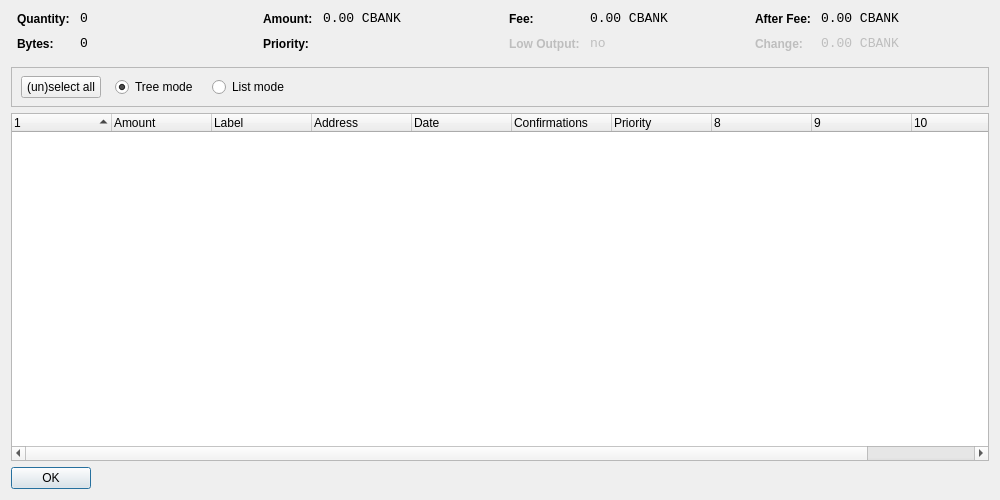
<?xml version="1.0" encoding="UTF-8"?>
<ui version="4.0">
 <class>CoinControlDialog</class>
 <widget class="QDialog" name="CoinControlDialog">
  <property name="geometry">
   <rect>
    <x>0</x>
    <y>0</y>
    <width>1000</width>
    <height>500</height>
   </rect>
  </property>
  <property name="windowTitle">
   <string>Coin Control</string>
  </property>
  <layout class="QVBoxLayout" name="verticalLayout">
   <item>
    <layout class="QHBoxLayout" name="horizontalLayoutTop" stretch="0,0,0,0">
     <property name="topMargin">
      <number>0</number>
     </property>
     <property name="bottomMargin">
      <number>10</number>
     </property>
     <item>
      <layout class="QFormLayout" name="formLayoutCoinControl1">
       <property name="horizontalSpacing">
        <number>10</number>
       </property>
       <property name="verticalSpacing">
        <number>10</number>
       </property>
       <property name="leftMargin">
        <number>6</number>
       </property>
       <property name="rightMargin">
        <number>6</number>
       </property>
       <item row="0" column="0">
        <widget class="QLabel" name="labelCoinControlQuantityText">
         <property name="styleSheet">
          <string notr="true">font-weight:bold;</string>
         </property>
         <property name="text">
          <string>Quantity:</string>
         </property>
        </widget>
       </item>
       <item row="0" column="1">
        <widget class="QLabel" name="labelCoinControlQuantity">
         <property name="font">
          <font>
           <family>Monospace</family>
           <pointsize>10</pointsize>
          </font>
         </property>
         <property name="cursor">
          <cursorShape>IBeamCursor</cursorShape>
         </property>
         <property name="contextMenuPolicy">
          <enum>Qt::ActionsContextMenu</enum>
         </property>
         <property name="text">
          <string notr="true">0</string>
         </property>
         <property name="textInteractionFlags">
          <set>Qt::LinksAccessibleByMouse|Qt::TextSelectableByKeyboard|Qt::TextSelectableByMouse</set>
         </property>
        </widget>
       </item>
       <item row="1" column="0">
        <widget class="QLabel" name="labelCoinControlBytesText">
         <property name="styleSheet">
          <string notr="true">font-weight:bold;</string>
         </property>
         <property name="text">
          <string>Bytes:</string>
         </property>
        </widget>
       </item>
       <item row="1" column="1">
        <widget class="QLabel" name="labelCoinControlBytes">
         <property name="font">
          <font>
           <family>Monospace</family>
           <pointsize>10</pointsize>
          </font>
         </property>
         <property name="cursor">
          <cursorShape>IBeamCursor</cursorShape>
         </property>
         <property name="contextMenuPolicy">
          <enum>Qt::ActionsContextMenu</enum>
         </property>
         <property name="text">
          <string notr="true">0</string>
         </property>
         <property name="textInteractionFlags">
          <set>Qt::LinksAccessibleByMouse|Qt::TextSelectableByKeyboard|Qt::TextSelectableByMouse</set>
         </property>
        </widget>
       </item>
      </layout>
     </item>
     <item>
      <layout class="QFormLayout" name="formLayoutCoinControl2">
       <property name="horizontalSpacing">
        <number>10</number>
       </property>
       <property name="verticalSpacing">
        <number>10</number>
       </property>
       <property name="leftMargin">
        <number>6</number>
       </property>
       <property name="rightMargin">
        <number>6</number>
       </property>
       <item row="0" column="0">
        <widget class="QLabel" name="labelCoinControlAmountText">
         <property name="styleSheet">
          <string notr="true">font-weight:bold;</string>
         </property>
         <property name="text">
          <string>Amount:</string>
         </property>
        </widget>
       </item>
       <item row="0" column="1">
        <widget class="QLabel" name="labelCoinControlAmount">
         <property name="font">
          <font>
           <family>Monospace</family>
           <pointsize>10</pointsize>
          </font>
         </property>
         <property name="cursor">
          <cursorShape>IBeamCursor</cursorShape>
         </property>
         <property name="contextMenuPolicy">
          <enum>Qt::ActionsContextMenu</enum>
         </property>
         <property name="text">
          <string notr="true">0.00 CBANK</string>
         </property>
         <property name="textInteractionFlags">
          <set>Qt::LinksAccessibleByMouse|Qt::TextSelectableByKeyboard|Qt::TextSelectableByMouse</set>
         </property>
        </widget>
       </item>
       <item row="1" column="0">
        <widget class="QLabel" name="labelCoinControlPriorityText">
         <property name="styleSheet">
          <string notr="true">font-weight:bold;</string>
         </property>
         <property name="text">
          <string>Priority:</string>
         </property>
        </widget>
       </item>
       <item row="1" column="1">
        <widget class="QLabel" name="labelCoinControlPriority">
         <property name="font">
          <font>
           <family>Monospace</family>
           <pointsize>10</pointsize>
          </font>
         </property>
         <property name="cursor">
          <cursorShape>IBeamCursor</cursorShape>
         </property>
         <property name="contextMenuPolicy">
          <enum>Qt::ActionsContextMenu</enum>
         </property>
         <property name="text">
          <string/>
         </property>
         <property name="textInteractionFlags">
          <set>Qt::LinksAccessibleByMouse|Qt::TextSelectableByKeyboard|Qt::TextSelectableByMouse</set>
         </property>
        </widget>
       </item>
      </layout>
     </item>
     <item>
      <layout class="QFormLayout" name="formLayoutCoinControl3">
       <property name="horizontalSpacing">
        <number>10</number>
       </property>
       <property name="verticalSpacing">
        <number>10</number>
       </property>
       <property name="leftMargin">
        <number>6</number>
       </property>
       <property name="rightMargin">
        <number>6</number>
       </property>
       <item row="0" column="0">
        <widget class="QLabel" name="labelCoinControlFeeText">
         <property name="styleSheet">
          <string notr="true">font-weight:bold;</string>
         </property>
         <property name="text">
          <string>Fee:</string>
         </property>
        </widget>
       </item>
       <item row="0" column="1">
        <widget class="QLabel" name="labelCoinControlFee">
         <property name="font">
          <font>
           <family>Monospace</family>
           <pointsize>10</pointsize>
          </font>
         </property>
         <property name="cursor">
          <cursorShape>IBeamCursor</cursorShape>
         </property>
         <property name="contextMenuPolicy">
          <enum>Qt::ActionsContextMenu</enum>
         </property>
         <property name="text">
          <string notr="true">0.00 CBANK</string>
         </property>
         <property name="textInteractionFlags">
          <set>Qt::LinksAccessibleByMouse|Qt::TextSelectableByKeyboard|Qt::TextSelectableByMouse</set>
         </property>
        </widget>
       </item>
       <item row="1" column="0">
        <widget class="QLabel" name="labelCoinControlLowOutputText">
         <property name="enabled">
          <bool>false</bool>
         </property>
         <property name="styleSheet">
          <string notr="true">font-weight:bold;</string>
         </property>
         <property name="text">
          <string>Low Output:</string>
         </property>
        </widget>
       </item>
       <item row="1" column="1">
        <widget class="QLabel" name="labelCoinControlLowOutput">
         <property name="enabled">
          <bool>false</bool>
         </property>
         <property name="font">
          <font>
           <family>Monospace</family>
           <pointsize>10</pointsize>
          </font>
         </property>
         <property name="cursor">
          <cursorShape>IBeamCursor</cursorShape>
         </property>
         <property name="contextMenuPolicy">
          <enum>Qt::ActionsContextMenu</enum>
         </property>
         <property name="text">
          <string notr="true">no</string>
         </property>
         <property name="textInteractionFlags">
          <set>Qt::LinksAccessibleByMouse|Qt::TextSelectableByKeyboard|Qt::TextSelectableByMouse</set>
         </property>
        </widget>
       </item>
      </layout>
     </item>
     <item>
      <layout class="QFormLayout" name="formLayoutCoinControl4">
       <property name="horizontalSpacing">
        <number>10</number>
       </property>
       <property name="verticalSpacing">
        <number>10</number>
       </property>
       <property name="leftMargin">
        <number>6</number>
       </property>
       <property name="rightMargin">
        <number>6</number>
       </property>
       <item row="0" column="0">
        <widget class="QLabel" name="labelCoinControlAfterFeeText">
         <property name="styleSheet">
          <string notr="true">font-weight:bold;</string>
         </property>
         <property name="text">
          <string>After Fee:</string>
         </property>
        </widget>
       </item>
       <item row="0" column="1">
        <widget class="QLabel" name="labelCoinControlAfterFee">
         <property name="font">
          <font>
           <family>Monospace</family>
           <pointsize>10</pointsize>
          </font>
         </property>
         <property name="cursor">
          <cursorShape>IBeamCursor</cursorShape>
         </property>
         <property name="contextMenuPolicy">
          <enum>Qt::ActionsContextMenu</enum>
         </property>
         <property name="text">
          <string notr="true">0.00 CBANK</string>
         </property>
         <property name="textInteractionFlags">
          <set>Qt::LinksAccessibleByMouse|Qt::TextSelectableByKeyboard|Qt::TextSelectableByMouse</set>
         </property>
        </widget>
       </item>
       <item row="1" column="0">
        <widget class="QLabel" name="labelCoinControlChangeText">
         <property name="enabled">
          <bool>false</bool>
         </property>
         <property name="styleSheet">
          <string notr="true">font-weight:bold;</string>
         </property>
         <property name="text">
          <string>Change:</string>
         </property>
        </widget>
       </item>
       <item row="1" column="1">
        <widget class="QLabel" name="labelCoinControlChange">
         <property name="enabled">
          <bool>false</bool>
         </property>
         <property name="font">
          <font>
           <family>Monospace</family>
           <pointsize>10</pointsize>
          </font>
         </property>
         <property name="cursor">
          <cursorShape>IBeamCursor</cursorShape>
         </property>
         <property name="contextMenuPolicy">
          <enum>Qt::ActionsContextMenu</enum>
         </property>
         <property name="text">
          <string notr="true">0.00 CBANK</string>
         </property>
         <property name="textInteractionFlags">
          <set>Qt::LinksAccessibleByMouse|Qt::TextSelectableByKeyboard|Qt::TextSelectableByMouse</set>
         </property>
        </widget>
       </item>
      </layout>
     </item>
    </layout>
   </item>
   <item>
    <widget class="QFrame" name="frame">
     <property name="minimumSize">
      <size>
       <width>0</width>
       <height>40</height>
      </size>
     </property>
     <property name="frameShape">
      <enum>QFrame::StyledPanel</enum>
     </property>
     <property name="frameShadow">
      <enum>QFrame::Sunken</enum>
     </property>
     <widget class="QWidget" name="horizontalLayoutWidget">
      <property name="geometry">
       <rect>
        <x>10</x>
        <y>0</y>
        <width>781</width>
        <height>41</height>
       </rect>
      </property>
      <layout class="QHBoxLayout" name="horizontalLayoutPanel" stretch="0,0,0,0,0">
       <property name="spacing">
        <number>14</number>
       </property>
       <item>
        <widget class="QPushButton" name="pushButtonSelectAll">
         <property name="sizePolicy">
          <sizepolicy hsizetype="Maximum" vsizetype="Fixed">
           <horstretch>0</horstretch>
           <verstretch>0</verstretch>
          </sizepolicy>
         </property>
         <property name="text">
          <string>(un)select all</string>
         </property>
        </widget>
       </item>
       <item>
        <widget class="QRadioButton" name="radioTreeMode">
         <property name="sizePolicy">
          <sizepolicy hsizetype="Maximum" vsizetype="Fixed">
           <horstretch>0</horstretch>
           <verstretch>0</verstretch>
          </sizepolicy>
         </property>
         <property name="text">
          <string>Tree mode</string>
         </property>
         <property name="checked">
          <bool>true</bool>
         </property>
        </widget>
       </item>
       <item>
        <widget class="QRadioButton" name="radioListMode">
         <property name="sizePolicy">
          <sizepolicy hsizetype="Maximum" vsizetype="Fixed">
           <horstretch>0</horstretch>
           <verstretch>0</verstretch>
          </sizepolicy>
         </property>
         <property name="text">
          <string>List mode</string>
         </property>
        </widget>
       </item>
       <item>
        <spacer name="horizontalSpacer">
         <property name="orientation">
          <enum>Qt::Horizontal</enum>
         </property>
         <property name="sizeHint" stdset="0">
          <size>
           <width>40</width>
           <height>20</height>
          </size>
         </property>
        </spacer>
       </item>
      </layout>
     </widget>
    </widget>
   </item>
   <item>
    <widget class="CoinControlTreeWidget" name="treeWidget">
     <property name="contextMenuPolicy">
      <enum>Qt::CustomContextMenu</enum>
     </property>
     <property name="sortingEnabled">
      <bool>false</bool>
     </property>
     <property name="columnCount">
      <number>11</number>
     </property>
     <attribute name="headerShowSortIndicator" stdset="0">
      <bool>true</bool>
     </attribute>
     <attribute name="headerStretchLastSection">
      <bool>false</bool>
     </attribute>
     <column>
      <property name="text">
       <string/>
      </property>
     </column>
     <column>
      <property name="text">
       <string>Amount</string>
      </property>
     </column>
     <column>
      <property name="text">
       <string>Label</string>
      </property>
     </column>
     <column>
      <property name="text">
       <string>Address</string>
      </property>
     </column>
     <column>
      <property name="text">
       <string>Date</string>
      </property>
     </column>
     <column>
      <property name="text">
       <string>Confirmations</string>
      </property>
      <property name="toolTip">
       <string>Confirmed</string>
      </property>
     </column>
     <column>
      <property name="text">
       <string>Priority</string>
      </property>
     </column>
     <column>
      <property name="text">
       <string/>
      </property>
     </column>
     <column>
      <property name="text">
       <string/>
      </property>
     </column>
     <column>
      <property name="text">
       <string/>
      </property>
     </column>
     <column>
      <property name="text">
       <string/>
      </property>
     </column>
    </widget>
   </item>
   <item>
    <widget class="QDialogButtonBox" name="buttonBox">
     <property name="sizePolicy">
      <sizepolicy hsizetype="Maximum" vsizetype="Fixed">
       <horstretch>0</horstretch>
       <verstretch>0</verstretch>
      </sizepolicy>
     </property>
     <property name="orientation">
      <enum>Qt::Horizontal</enum>
     </property>
     <property name="standardButtons">
      <set>QDialogButtonBox::Ok</set>
     </property>
    </widget>
   </item>
  </layout>
 </widget>
 <customwidgets>
  <customwidget>
   <class>CoinControlTreeWidget</class>
   <extends>QTreeWidget</extends>
   <header>coincontroltreewidget.h</header>
  </customwidget>
 </customwidgets>
 <resources/>
 <connections/>
</ui>
